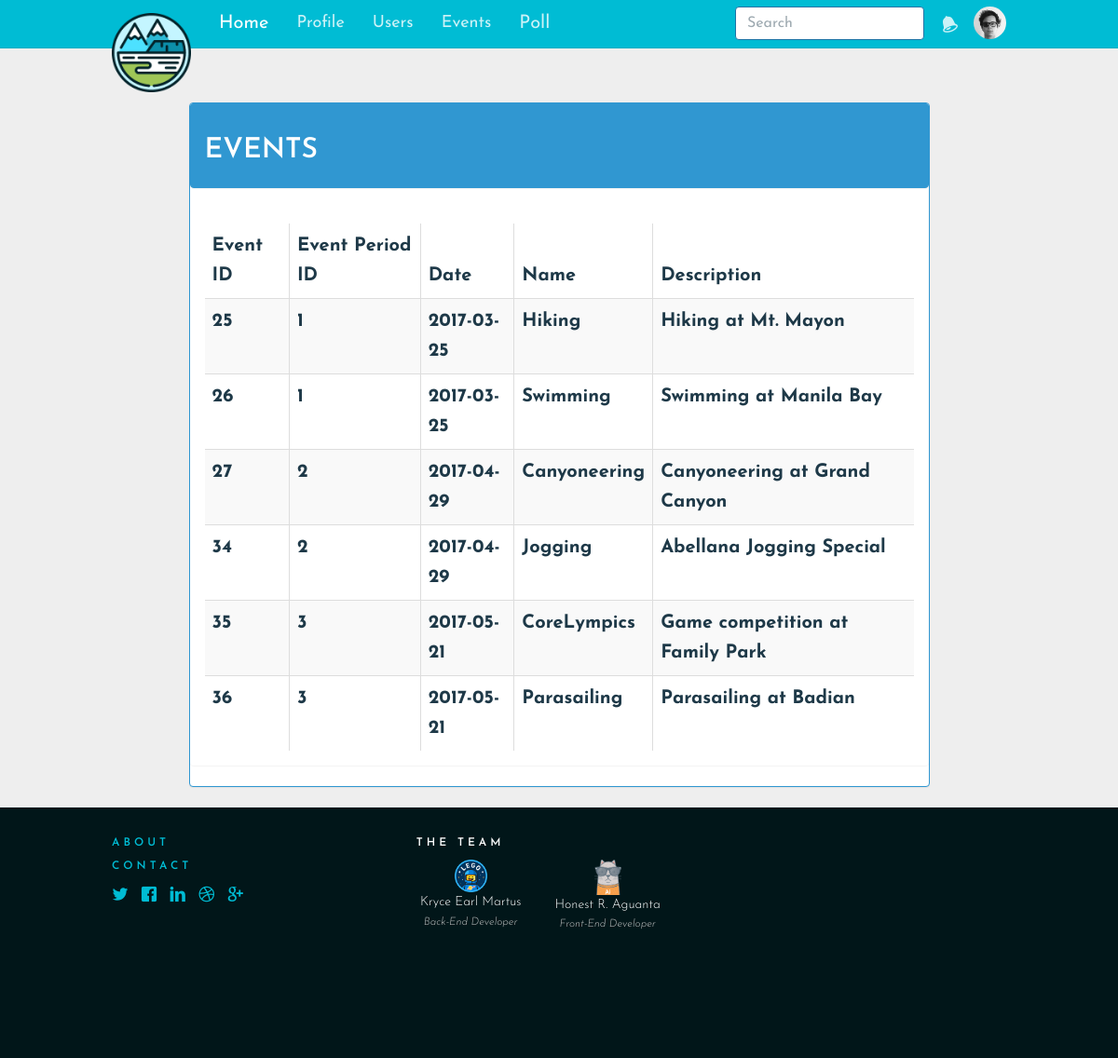
The app's page /Events.php (signed in), older data.
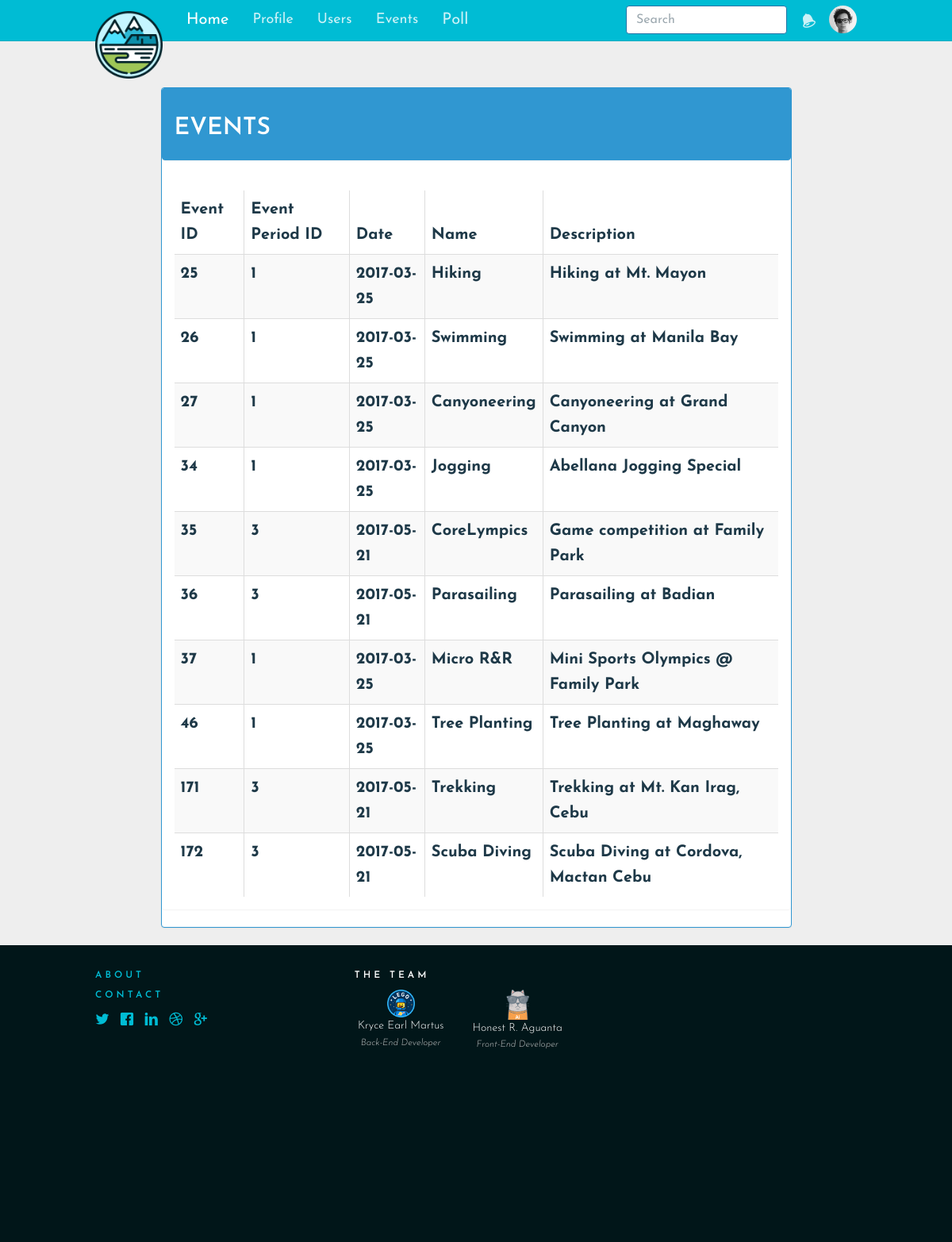
The same page, newer data.
### tables this page shows
CREATE TABLE `events` (
  `event_id` int(10) NOT NULL AUTO_INCREMENT,
  `evp_id` int(10) DEFAULT NULL,
  `name` varchar(255) DEFAULT NULL,
  `description` varchar(255) DEFAULT NULL,
  `location` text,
  `image` text,
  `event_status_id` int(11) DEFAULT NULL,
  PRIMARY KEY (`event_id`),
  KEY `evp_id` (`evp_id`),
  KEY `event_status_id` (`event_status_id`),
  CONSTRAINT `events_ibfk_1` FOREIGN KEY (`evp_id`) REFERENCES `event_voting_period` (`evp_id`),
  CONSTRAINT `events_ibfk_2` FOREIGN KEY (`event_status_id`) REFERENCES `event_status` (`event_status_id`)
);

CREATE TABLE `event_voting_period` (
  `evp_id` int(10) NOT NULL AUTO_INCREMENT,
  `user_id` int(10) DEFAULT NULL,
  `event_status_id` int(10) DEFAULT NULL,
  `start_date` date DEFAULT NULL,
  `end_date` date DEFAULT NULL,
  `isOpen` tinyint(2) DEFAULT NULL,
  `start_event_date` date DEFAULT NULL,
  `end_event_date` date DEFAULT NULL,
  PRIMARY KEY (`evp_id`),
  KEY `user_id` (`user_id`),
  KEY `event_status_id` (`event_status_id`),
  CONSTRAINT `event_voting_period_ibfk_1` FOREIGN KEY (`user_id`) REFERENCES `users` (`id`),
  CONSTRAINT `event_voting_period_ibfk_2` FOREIGN KEY (`event_status_id`) REFERENCES `event_status` (`event_status_id`)
);

### Events.php (called while the page is built, shortened)
<?php
include('views/menubar/event.php');
?>

### class/eventClass.php (called while the page is built, shortened)
<?php
class eventClass
{
	public function getAllEvents()
	{
		try {
			$db = getDB();
			$st = $db->prepare("SELECT DISTINCT event_id, events.`evp_id`, start_event_date, name, description
				FROM EVENTS, event_voting_period
				WHERE events.`evp_id`=event_voting_period.`evp_id`");
			$st->execute();
			$data=$st->fetchAll();
		} catch (PDOException $e) {
		}
		return $data;
	}
}
?>

### views/menubar/event.php (the view)
<?php
require_once'views/layouts/header.php';
require_once'views/layouts/nav.php';
include('class/eventClass.php');
$eventClass = new eventClass();
$events = $eventClass->getAllEvents();
?>
<div class="container p-t-lg">
	<div class="row">
		<div class="col col-md-10 col-md-offset-1">
			<div class="panel panel-primary">
				<div class="panel panel-heading">
					<h2>EVENTS</h2>
				</div>
				<div class="panel panel-body">
					<table id="event-data" class="table table-striped table-bordered dt-responsive nowrap" cellspacing="0" width="100%">
						<thead>
							<tr>
								<th>Event ID</th>
								<th>Event Period ID</th>
								<th>Date</th>
								<th>Name</th>
								<th>Description</th>
							</tr>
						</thead>
						<tbody>
							<?php foreach( $events as $event)
							{ ?>
							<tr>
								<th><?php echo $event['event_id'];?></th>
								<th><?php echo $event['evp_id']; ?></th>
								<th><?php echo $event['start_event_date']; ?></th>
								<th><?php echo $event['name']; ?></th>
								<th><?php echo $event['description']; ?></th>
							</tr>
							<?php } ?>
						</tbody>
					</table>
				</div>
			</div>
		</div>
	</div>
</div>
<?php
require_once 'views/layouts/footer.php';
?>

### views/layouts/header.php (shortened to what this page needs)
<!DOCTYPE html>
<html lang="en">
<head>
  <link rel="stylesheet" href="https://maxcdn.bootstrapcdn.com/font-awesome/4.6.1/css/font-awesome.min.css">
  <link rel="stylesheet" href="https://cdnjs.cloudflare.com/ajax/libs/font-awesome/4.7.0/css/font-awesome.min.css">
	<link href="assets/css/toolkit.css" rel="stylesheet">
  <link rel="stylesheet" href="assets/css/todolist.css">
  <link rel="stylesheet" href="sample/sample.css">
  <link rel="stylesheet" href="https://cdn.datatables.net/1.10.14/css/jquery.dataTables.min.css">
  <link href="assets/css/custom.css" rel="stylesheet">
  <link href="assets/css/application.css" rel="stylesheet">
    <link rel="stylesheet" href="assets/css/admin.css">
      <link rel="stylesheet" href="assets/css/polls.css">
  <link rel="stylesheet" href="assets/src/bootstrap-tagsinput.css">
  <link rel="stylesheet" type="text/css" href="//cdn.jsdelivr.net/bootstrap.daterangepicker/2/daterangepicker.css" />
</head>
<body class="with-top-navbar">

### views/layouts/nav.php (shortened to what this page needs)
<nav class="navbar navbar-inverse navbar-fixed-top app-navbar">
	<div class="container">
		<div class="navbar-header">
			<a class="navbar-brand" href="index.php">
				<img class="brand" src="assets/img/mountain1.png" alt="logo">
			</a>
		</div>
		<div class="navbar-collapse collapse" id="navbar-collapse-main">
			<ul class="nav navbar-nav hidden-xs">
				<li class="active">
					<a href="home.php">Home</a>
				</li>
				<li class="dropdown">
         		   <a class="dropbtn" href="#">Profile</a>
        		</li>
				<li class="dropdown">
         		   <a class="dropbtn" href="users.php">Users</a>
        		</li>
				<li class="dropdown">
					<a class="dropbtn" href="Events.php">Events</a>
				</li>
				<li>
					<a href="eventPoll.php">Poll</a>
				</li>
			</ul>
			<ul class="nav navbar-nav navbar-right m-r-0 hidden-xs">
				<li >
					<a class="app-notifications" href="#">
						<span class="icon icon-bell"></span>
					</a>
				</li>
				<li>
					<button class="btn btn-default navbar-btn navbar-btn-avitar" data-toggle="popover">
						<img class="img-circle" src="assets/img/avatar-dhg.png">
					</button>
				</li>
			</ul>
			<form class="navbar-form navbar-right app-search" role="search">
				<div class="form-group">
					<input type="text" class="form-control" data-action="grow" placeholder="Search">
				</div>
			</form>
		</div>
	</div>
</nav>

### views/layouts/footer.php (shortened to what this page needs)
  <footer class="footer" >
    <div class="container">
      <div class="row">
          <div class="col-md-6">
            <a href="#" style="text-decoration: none;"><h5 class="title">About</h5></a>
            <a href="#" style="text-decoration: none;"><h5 class="title">Contact</h5></a>
            <a href=""><span class="icon icon-twitter"></span></a> &nbsp;
            <a href=""><span class="icon icon-facebook"></span></a> &nbsp;
            <a href=""><span class="icon icon-linkedin"></span></a> &nbsp;
            <a href=""><span class="icon icon-dribbble"></span></a> &nbsp;
            <a href=""><span class="icon icon-google-plus"></span></a>
          </div>
          <div class="col-md-6">
            <h5 class="title">the team</h5>
              <div class="row">
                <div class="col-md-3">
                  <a href="https://github.com/kemezike">
                    <img src="assets/img/team1.png" style="width: 30%;">
                  </a>
                  <p style="margin:0;">Kryce Earl Martus</p>
                  <p style="color:silver; font-size:smaller;">
                    <i>Back-End Developer</i>
                  </p>
                </div>
                <div class="col-md-3">
                  <a href="https://be-honest.github.io/portfolio/">
                    <img src="assets/img/cat.png" style="width: 25%;">
                  </a>
                  <p style="margin:0;">Honest R. Aguanta</p>
                  <p style="color:silver; font-size:smaller;">
                    <i>Front-End Developer</i>
                  </p>
                </div>
              </div>
           </div>
          <div class="col-md-6">
          </div>
    </div>
  </footer>
</body>
</html>

### assets/css/todolist.css (style rules this page uses)
body { margin: 0; min-width: 250px; }
* { box-sizing: border-box; }
input { border: none; width: 75%; padding: 10px; float: left; font-size: 16px; }

### assets/css/custom.css (style rules this page uses)
html { height: 100%; }
body { font-family: 'Josefin Sans', sans-serif; font-size: 20px; }
.btn { font-size: 18px; }
a { color: #00BCD4; }
.app-navbar .form-control { border-color: #7da8c3; }
.app-navvar, .form-control:focus, { color: #000; background-color: #fff; box-shadow: none; border-color: #00BCD4; }
.form-control { font-size: 16px; }
.navbar-inverse { background-color: #00BCD4!important; border-color: #00ACC1 !important; }
.dropbtn { background-color: #00BCD4; color: white; padding: 16px; font-size: 18px; border: none; cursor: pointer; }
.dropdown { position: relative; display: inline-block; }
.footer { position: absolute; display: block; width: 100%; height: 24%; background-color: rgb(1, 22, 25); color: #fff; font-size: 14px; }
.footer .container { margin-top: 20px; }
footer .title { text-transform: uppercase; font-size: 12px; letter-spacing: 4px; }
.col-md-6 { width: 33%; }
.col-md-3 { width: 45%; text-align: center; }
.col-md-6 .icon { font-size: 18px; }

### assets/css/application.css (style rules this page uses)
.app-navbar { font-weight: 400; -webkit-font-smoothing: antialiased; }
.app-navbar .form-control { box-shadow: none; }
.app-navbar .navbar-brand img { width: 85px; }
.app-navbar .navbar-collapse { max-height: inherit; }
.app-navbar .navbar-collapse:after { height: 100vh; }
.app-navbar .form-control { border-color: #1C73A5; }
.app-notifications { margin-left: -12px; padding-bottom: 10px !important; }
.app-notifications .icon:before { font-size: 20px; }
@media (min-width: 768px) { .app-navbar .navbar-collapse:after { height: auto; } }

### assets/css/admin.css (style rules this page uses)
body { background-color: #eee; }

### assets/css/polls.css (style rules this page uses)
body { background-color: #eee; }

Row changes from the older to the newer data that the page shows:
changed events "Canyoneering": evp "2" → "1"; evp.start_event_date "2017-04-29" → "2017-03-25"
changed events "Jogging": evp "2" → "1"; evp.start_event_date "2017-04-29" → "2017-03-25"
added events: event_id "37", evp "1", evp.start_event_date "2017-03-25", name "Micro R&R", description "Mini Sports Olympics @ Family Park"
added events: event_id "46", evp "1", evp.start_event_date "2017-03-25", name "Tree Planting", description "Tree Planting at Maghaway"
added events: event_id "171", evp "3", evp.start_event_date "2017-05-21", name "Trekking", description "Trekking at Mt. Kan Irag, Cebu"
added events: event_id "172", evp "3", evp.start_event_date "2017-05-21", name "Scuba Diving", description "Scuba Diving at Cordova, Mactan Cebu"
